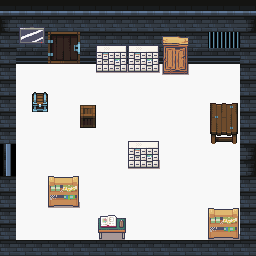

Below is a game level as drawn by its tile map, then a one-line description and the .tmx file that defines it, in full:
An orthogonal 16x16 tile map with 16x16 px tiles, 2 tile layers (Enviroment, Furniture), 4 tilesets and 18 objects (14x NonInteractableImpl, Shelf, LockedUnpickable, DoorLockedWithPickable, SimpleDoor).

<map version="1.10" tiledversion="1.11.0" orientation="orthogonal" renderorder="right-down" width="16" height="16" tilewidth="16" tileheight="16" infinite="0" nextlayerid="5" nextobjectid="21">
 <tileset firstgid="1" source="../tilesets/Enviroment2.tsx" />
 <tileset firstgid="101" source="../tilesets/Enviroment.tsx" />
 <tileset firstgid="726" source="../tilesets/Things2.tsx" />
 <tileset firstgid="2150" source="../tilesets/Things.tsx" />
 <layer id="1" name="Enviroment" width="16" height="16">
  <data encoding="csv">
102,102,102,102,102,102,102,102,102,102,102,102,102,102,102,102,
126,127,127,127,127,127,127,127,127,127,127,127,127,127,127,128,
127,127,127,308,309,127,127,127,127,127,127,127,127,235,235,127,
127,152,152,333,334,152,152,152,152,152,152,152,152,152,152,127,
127,80,80,80,80,80,80,80,80,80,80,80,80,80,80,127,
127,80,80,80,80,80,80,80,80,80,80,80,80,80,80,127,
127,80,80,80,80,80,80,80,80,80,80,80,80,80,80,127,
127,80,80,80,80,80,80,80,80,80,80,80,80,80,80,127,
127,80,80,80,80,80,80,80,80,80,80,80,80,80,80,127,
2684354989,80,80,80,80,80,80,80,80,80,80,80,80,80,80,128,
2684354989,80,80,80,80,80,80,80,80,80,80,80,80,80,80,128,
127,80,80,80,80,80,80,80,80,80,80,80,80,80,80,127,
127,80,80,80,80,80,80,80,80,80,80,80,80,80,80,127,
127,80,80,80,80,80,80,80,80,80,80,80,80,80,80,127,
127,80,80,80,80,80,80,80,80,80,80,80,80,80,80,127,
127,127,127,127,127,127,127,127,127,127,127,127,127,127,127,127
</data>
 </layer>
 <layer id="2" name="Furniture" width="16" height="16">
  <data encoding="csv">
0,0,0,0,0,0,0,0,0,0,0,0,0,0,0,0,
0,950,951,0,0,0,0,0,0,0,0,0,0,0,0,0,
0,966,967,0,0,0,968,969,968,969,1648,1649,0,0,0,0,
0,0,0,0,0,0,984,985,984,985,1664,1665,0,0,0,0,
0,0,0,0,0,0,1000,1001,1000,1001,1680,1681,0,0,0,0,
0,0,2454,0,0,0,0,0,0,0,0,0,0,0,0,0,
0,0,2479,0,0,2150,0,0,0,0,0,0,0,2204,2205,0,
0,0,0,0,0,2175,0,0,0,0,0,0,0,2229,2230,0,
0,0,0,0,0,0,0,0,968,969,0,0,0,2254,2255,0,
0,0,0,0,0,0,0,0,984,985,0,0,0,0,0,0,
0,0,0,0,0,0,0,0,1000,1001,0,0,0,0,0,0,
0,0,0,987,988,0,0,0,0,0,0,0,0,0,0,0,
0,0,0,1003,1004,0,0,0,0,0,0,0,0,0,0,0,
0,0,0,0,0,0,1307,1308,0,0,0,0,0,987,988,0,
0,0,0,0,0,0,1323,1324,0,0,0,0,0,1003,1004,0,
0,0,0,0,0,0,0,0,0,0,0,0,0,0,0,0
</data>
 </layer>
 <objectgroup id="3" name="Objects">
  <object id="1" name="Wall" type="NonInteractableImpl" x="0" y="48" width="16" height="96" />
  <object id="2" name="Wall" type="NonInteractableImpl" x="16" y="48" width="32" height="16" />
  <object id="3" name="Wall" type="NonInteractableImpl" x="80" y="48" width="16" height="16" />
  <object id="4" name="Wall" type="NonInteractableImpl" x="188.529" y="48" width="66.9415" height="16" />
  <object id="5" name="Wall" type="NonInteractableImpl" x="240" y="64" width="16" height="192" />
  <object id="6" name="Wall" type="NonInteractableImpl" x="0" y="176" width="16" height="80" />
  <object id="7" name="Wall" type="NonInteractableImpl" x="16" y="240" width="224" height="16" />
  <object id="8" name="Closet" type="NonInteractableImpl" x="162.231" y="36.8861" width="25.9569" height="36.8861" />
  <object id="11" name="Iron closets" type="NonInteractableImpl" x="96.3138" y="46.1077" width="65.9169" height="25.9569" />
  <object id="12" name="Box" type="NonInteractableImpl" x="80.2615" y="105.194" width="15.3692" height="22.5415" />
  <object id="13" name="Shelf" type="NonInteractableImpl" x="48.1569" y="175.551" width="31.4215" height="32.1046" />
  <object id="14" name="Table" type="NonInteractableImpl" x="209.704" y="103.145" width="29.0308" height="40.3015" />
  <object id="15" name="Shelf" x="208.68" y="207.997" width="31.4215" height="32.4461" />
  <object id="16" name="Iron closet" type="NonInteractableImpl" x="128.418" y="141.397" width="31.08" height="26.9815" />
  <object id="17" name="Green table" type="NonInteractableImpl" x="98.363" y="214.144" width="28.0061" height="25.2738" />
  <object id="18" name="Tool chest" type="LockedUnpickable" x="31.7631" y="90.1661" width="16.3938" height="21.8584">
   <properties>
    <property name="Reward" value="Hammer" />
    <property name="keyItem_id" type="int" value="0" />
   </properties>
  </object>
 </objectgroup>
 <objectgroup id="4" name="Doors">
  <object id="19" name="Door" type="DoorLockedWithPickable" x="48.1569" y="32.4461" width="32.4461" height="31.7631">
   <properties>
    <property name="DestX" type="int" value="0" />
    <property name="DestY" type="int" value="0" />
    <property name="Destination" value="final" />
    <property name="keyItem_id" type="int" value="4" />
   </properties>
  </object>
  <object id="20" name="Door" type="SimpleDoor" x="3.76712" y="144.863" width="6.84932" height="31.1644">
   <properties>
    <property name="DestX" type="int" value="0" />
    <property name="DestY" type="int" value="0" />
    <property name="Destination" value="canteen" />
   </properties>
  </object>
 </objectgroup>
</map>
